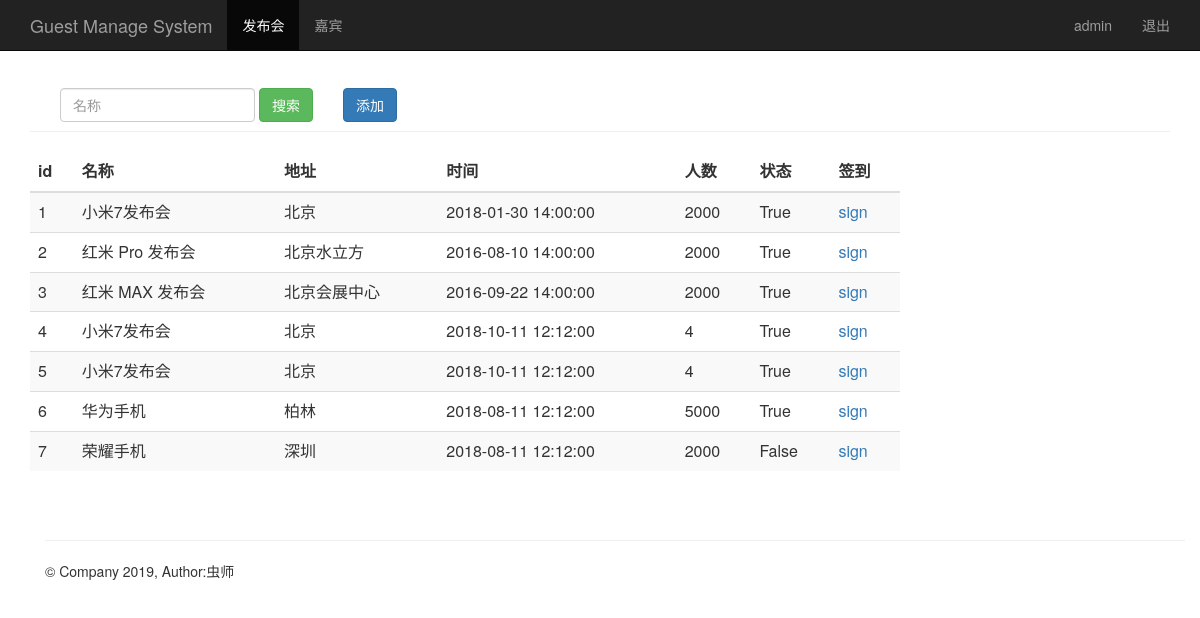
The page /event_manage/ (signed in) on the database its author committed.
### sign/models/event.py (models this page shows, shortened)
class Event(models.Model):
    name = models.CharField(max_length=100)            # 发布会标题
    limit = models.IntegerField()                      # 限制人数
    status = models.BooleanField()                     # 状态
    address = models.CharField(max_length=200)         # 地址
    start_time = models.DateTimeField('events time')   # 发布会时间
    create_time = models.DateTimeField(auto_now=True)  # 创建时间（自动获取当前时间）

### sign/views/views.py (the view)
# urls.py: path('event_manage/', views.event_manage),
@login_required
def event_manage(request):
    username = request.session.get('user', '')  # 读取浏览器 session
    events = Event.objects.all()
    return render(request, "event_manage.html", {"user": username, "events": events})

### sign/templates/event_manage.html (shortened to what this page needs)
{% extends "base.html" %}
{% block content %}
    <nav class="navbar navbar-inverse navbar-fixed-top">
      <div class="container">
        <div class="navbar-header">
          <a class="navbar-brand" href="/event_manage/">Guest Manage System</a>
        </div>
        <div id="navbar" class="collapse navbar-collapse">
          <ul class="nav navbar-nav">
            <li class="active"><a href="#">发布会</a></li>
            <li><a href="/guest_manage/">嘉宾</a></li>
          </ul>
          <ul class="nav navbar-nav navbar-right">
           <li><a href="#">{{user}}</a></li>
           <li><a href="/logout/">退出</a></li>
         </ul>
        </div>
      </div>
    </nav>
    <div class="container theme-showcase" role="main">
      <div class="page-header" style="margin-top: 80px;">
        <div id="navbar" class="navbar-collapse collapse" style="float:left;">
          <form class="navbar-form" method="get" action="/search_name/">
            <div class="form-group">
              <input name="name" type="text" placeholder="名称" class="form-control">
            </div>
            <button type="submit" class="btn btn-success">搜索</button>
          </form>
        </div>
        <div "float:right;">
          <button type="submit" class="btn btn-primary" onclick="window.location.href='/add_event/'" style="margin-top: 8px;">添加</button>
        </div>
      </div>
      <div class="row" >
        <div class="col-md-6" style="width: 900px;">
          <table class="table table-striped">
            <thead>
              <tr>
                <th>id</th>
                <th>名称</th>
                <th>地址</th>
                <th>时间</th>
                <th>人数</th>
                <th>状态</th>
                <th>签到</th>
              </tr>
            </thead>
            <tbody>
              {% for event in events %}
                <tr>
                  <td>{{ event.id }}</td>
                  <td>{{ event.name }}</td>
                  <td>{{ event.address }}</td>
                  <td>{{ event.start_time | date:"Y-m-d H:i:s" }}</td>
                  <td>{{ event.limit }}</td>
                  <td>{{ event.status }}</td>
                  <td><a href="/sign_index/{{ event.id }}/"  target="{{ event.id }}_blank">sign</a></td>
                </tr>
             {% endfor %}
            </tbody>
          </table>
        </div>
      </div>
{% endblock %}

### rows shown on the page
Event: id "1", name "小米7发布会", address "北京", start_time "2018-01-30 14:00:00", limit "2000", status "True"
Event: id "2", name "红米 Pro 发布会", address "北京水立方", start_time "2016-08-10 14:00:00", limit "2000", status "True"
Event: id "3", name "红米 MAX 发布会", address "北京会展中心", start_time "2016-09-22 14:00:00", limit "2000", status "True"
Event: id "4", name "小米7发布会", address "北京", start_time "2018-10-11 12:12:00", limit "4", status "True"
Event: id "5", name "小米7发布会", address "北京", start_time "2018-10-11 12:12:00", limit "4", status "True"
Event: id "6", name "华为手机", address "柏林", start_time "2018-08-11 12:12:00", limit "5000", status "True"
Event: id "7", name "荣耀手机", address "深圳", start_time "2018-08-11 12:12:00", limit "2000", status "False"

### other values the page prints
{{ user }} "admin"
